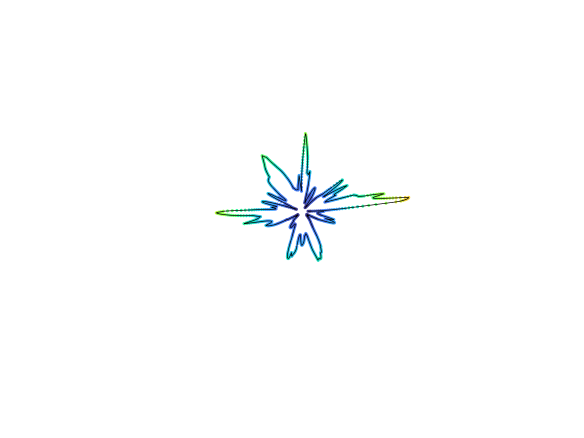
#> input picture data/provided_synthetic_data/polar/Cellulosic/Cellulosic_27.png, 1167 x 875 px, found by its file name (shown at 1/2 size); its folder holds only this picture in this run
$ python data_preprocessing.py
#> lines starting #> are read from the running program, lines starting #| are printed output that depends on the picture
import os
import cv2
import numpy as np
import matplotlib.pyplot as plt


raw_data_dir = 'data\\raw_data\\'

# preprocessing polar coordinates data
polar_data_dir = raw_data_dir + 'polar'


for class_dir in os.listdir(polar_data_dir):
    class_dir = os.path.join(polar_data_dir, class_dir)
    for data_instance in os.listdir(class_dir):
        data_instance = os.path.join(class_dir, data_instance)
        print(data_instance)

        image = cv2.imread(data_instance)
#> image is the input picture: shape (875, 1167, 3); mean B, G, R 253.7, 253.4, 252.5
        print(image.shape)
#| (875, 1167, 3)
        if image.shape != (875, 1167, 3):
            exit('data is inconsistent size')

# Convert BGR to RGB (Matplotlib uses RGB)
image_rgb = cv2.cvtColor(image, cv2.COLOR_BGR2RGB)
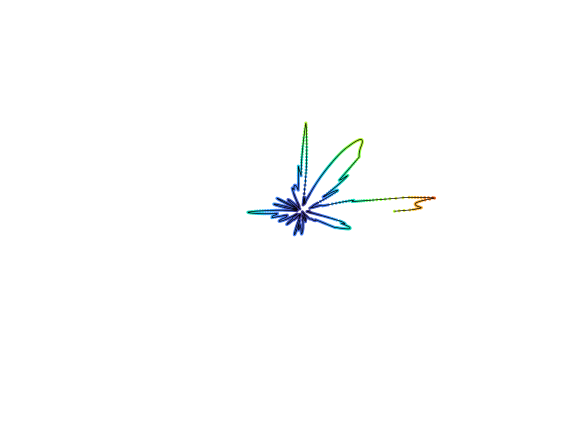
#> image_rgb: shape (875, 1167, 3) (shown at 1/2 size); mean R, G, B 253, 253.6, 253.7

# Display the image using Matplotlib
plt.imshow(image_rgb)
plt.title('Polyacetal (POM) Image')
plt.axis('off')
# plt.show()
